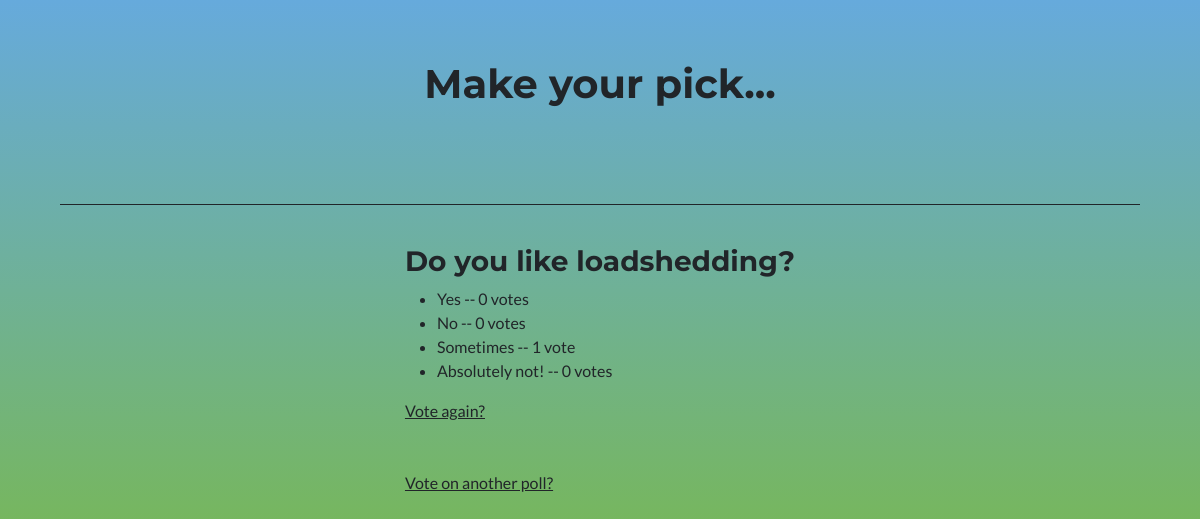
The app's page /polls/2/results/ with its own data.
### polls/models.py (models this page shows, shortened)
class Question(models.Model):
    question_text = models.CharField(max_length=200)
    pub_date = models.DateTimeField('date published')

class Choice(models.Model):
    question = models.ForeignKey(Question, on_delete=models.CASCADE)
    choice_text = models.CharField(max_length=200)
    votes = models.IntegerField(default=0)

### polls/views.py (the view)
# urls.py: path('<int:question_id>/results/', views.results, name='results'),
def results(request, question_id):
    question = get_object_or_404(Question, pk=question_id)
    return render(request, 'polls/results.html', {'question': question})

### polls/templates/polls/results.html
{% extends 'heading.html' %}
{% block content %}
<h3> {{ question.question_text }} </h1>
<ul>
    {% for choice in question.choice_set.all %}
    <li>
        {{ choice.choice_text }} -- {{ choice.votes}}
        vote{{choice.votes|pluralize}}
    </li>
    {% endfor %}
</ul>
    <a class="link-dark" href="{% url 'polls:detail' question.id %}">
    Vote again?
    </a>
    <br>
    <br>
    <a class = "link-dark" href = "{% url 'polls:index' %}"> Vote on another poll?</a>
{% endblock %}

### polls/templates/heading.html (shortened to what this page needs)
{% load static %}
<!DOCTYPE html>
<html lang="en">
<head>
    <link rel="stylesheet" href=" {% static 'assets/bootstrap/css/bootstrap.min.css' %}" />
    <link rel="stylesheet" href=" {% static 'assets/css/styles.css' %}" />
</head>
<body style="background: linear-gradient(black, rgb(102,170,220) 0%, rgb(119,183,89) 98%, white);">
    <div class="container-fluid" style="padding: 60px;height: auto;">
        <h1 class="text-center">Make your pick...</h1>
        <br>
        <br>
        <br>
        <hr>
        <br>
        <div class="row">
            <div class="col d-grid justify-content-center">
                {% block content %}{% endblock %}
            </div>
        </div>
    </div>
</body>
</html>

### records on screen
Question: question_text "Do you like loadshedding?"
Choice: choice_text "Yes", votes "0"
Choice: choice_text "No", votes "0"
Choice: choice_text "Sometimes", votes "1"
Choice: choice_text "Absolutely not!", votes "0"
